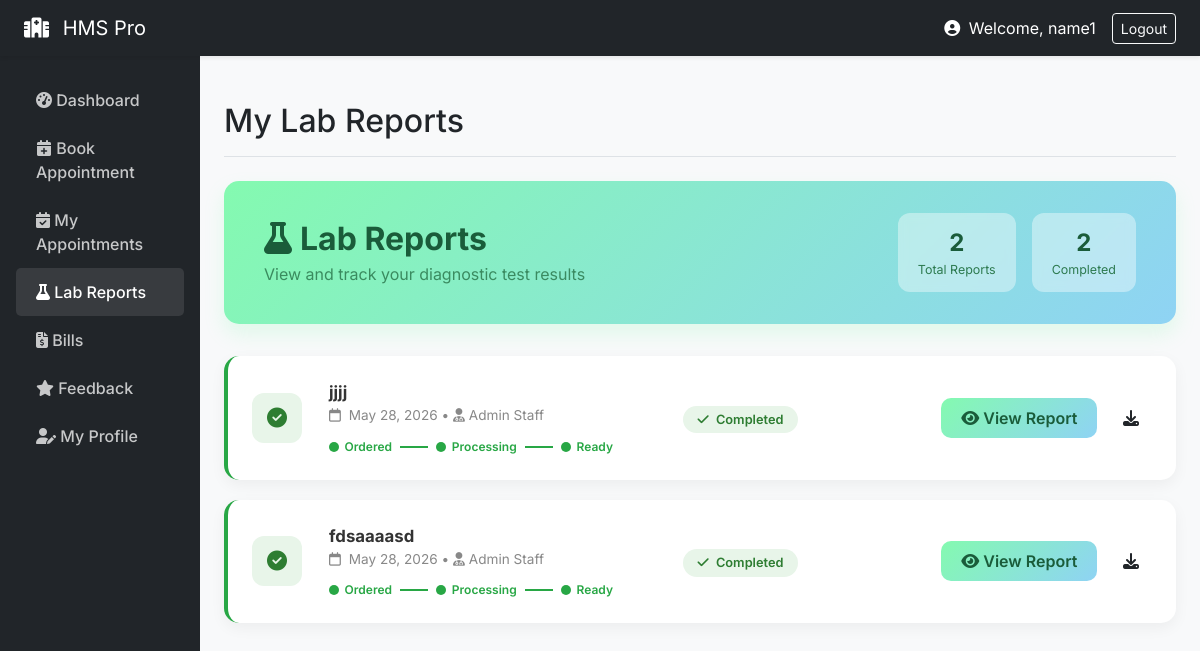
/patient/lab (signed in), run on the app's committed database.
### models/__init__.py (models this page shows, shortened)
class User(UserMixin, db.Model):
    id = db.Column(db.Integer, primary_key=True)
    email = db.Column(db.String(120), unique=True, nullable=False)
    name = db.Column(db.String(100), nullable=False)
    role = db.Column(db.String(20), nullable=False)
    password_hash = db.Column(db.String(200), nullable=False)
    age = db.Column(db.Integer)
    gender = db.Column(db.String(10))
    staff_role = db.Column(db.String(50))
    department = db.Column(db.String(50))
    staff_id = db.Column(db.String(20))
    created_at = db.Column(db.DateTime, default=datetime.utcnow)

class LabReport(db.Model):
    id = db.Column(db.Integer, primary_key=True)
    patient_id = db.Column(db.Integer, db.ForeignKey('user.id'))
    doctor_id = db.Column(db.Integer, db.ForeignKey('user.id'))
    test_name = db.Column(db.String(100))
    file_path = db.Column(db.String(255))
    status = db.Column(db.String(20), default='Pending')
    created_at = db.Column(db.DateTime, default=datetime.utcnow)
    patient = db.relationship('User', foreign_keys=[patient_id])
    doctor = db.relationship('User', foreign_keys=[doctor_id])

### routes/patient.py (the view)
@patient_bp.route('/lab')
def lab():
    reports = LabReport.query.filter_by(patient_id=current_user.id).all()
    total_reports = len(reports)
    completed_reports = sum(1 for r in reports if r.status == 'Completed')
    return render_template('patient_lab.html',
                           reports=reports,
                           total_reports=total_reports,
                           completed_reports=completed_reports)

### models/__init__.py (called while the page is built)
@login_manager.user_loader
def load_user(user_id):
    return User.query.get(int(user_id))

### routes/patient.py (called while the page is built)
def patient_required(f):
    @wraps(f)
    def decorated_function(*args, **kwargs):
        if current_user.role != 'patient':
            flash('Patient access only', 'danger')
            return redirect(url_for('auth.login'))
        return f(*args, **kwargs)
    return decorated_function

@patient_bp.before_request
@login_required
@patient_required
def before_request():
    pass

### templates/patient_lab.html (shortened to what this page needs)
{% extends "base.html" %}
{% block page_title %}My Lab Reports{% endblock %}
{% block content %}
<div class="lab-header">
    <div>
        <h2><i class="fas fa-flask me-2"></i>Lab Reports</h2>
        <p>View and track your diagnostic test results</p>
    </div>
    <div class="d-flex gap-3">
        <div class="stat-bubble">
            <div class="number">{{ total_reports }}</div>
            <div class="label">Total Reports</div>
        </div>
        <div class="stat-bubble">
            <div class="number">{{ completed_reports }}</div>
            <div class="label">Completed</div>
        </div>
    </div>
</div>
{% if reports|length == 0 %}
<div class="empty-state">
    <i class="fas fa-microscope"></i>
    <h5>No Lab Reports Yet</h5>
    <p>Your lab reports will appear here once ordered by your doctor.</p>
</div>
{% else %}
{% for report in reports %}
{% set status_class = 'completed' if report.status == 'Completed' else ('processing' if report.status == 'Processing' else 'pending') %}
<div class="report-card {{ status_class }}">
    <div class="card-body">
        <div class="row align-items-center">
            <div class="col-md-1">
                <div class="test-icon {{ status_class }}">
                    {% if report.status == 'Completed' %}
                        <i class="fas fa-check-circle"></i>
                    {% elif report.status == 'Processing' %}
                        <i class="fas fa-spinner fa-spin"></i>
                    {% else %}
                        <i class="fas fa-clock"></i>
                    {% endif %}
                </div>
            </div>
            <div class="col-md-4">
                <div class="test-name">{{ report.test_name or 'Lab Test' }}</div>
                <div class="test-meta">
                    <i class="far fa-calendar me-1"></i>
                    {{ report.created_at.strftime('%b %d, %Y') if report.created_at else 'N/A' }}
                    {% if report.doctor %}
                     • <i class="fas fa-user-md me-1"></i>{{ report.doctor.name }}
                    {% endif %}
                </div>
                <div class="status-stepper">
                    <div class="step active"><span class="step-dot"></span> Ordered</div>
                    <div class="step-line {{ 'active' if report.status in ['Processing', 'Completed'] }}"></div>
                    <div class="step {{ 'active' if report.status in ['Processing', 'Completed'] }}"><span class="step-dot"></span> Processing</div>
                    <div class="step-line {{ 'active' if report.status == 'Completed' }}"></div>
                    <div class="step {{ 'active' if report.status == 'Completed' }}"><span class="step-dot"></span> Ready</div>
                </div>
            </div>
            <div class="col-md-3 text-center">
                <span class="badge-lab badge-{{ status_class }}">
                    {% if report.status == 'Completed' %}
                        <i class="fas fa-check me-1"></i>
                    {% elif report.status == 'Processing' %}
                        <i class="fas fa-cog fa-spin me-1"></i>
                    {% else %}
                        <i class="fas fa-hourglass-half me-1"></i>
                    {% endif %}
                    {{ report.status }}
                </span>
            </div>
            <div class="col-md-4 text-end">
                {% if report.file_path and report.status == 'Completed' %}
                <a href="{{ url_for('static', filename='uploads/lab_reports/' + report.file_path) }}" class="btn btn-view-report me-2" target="_blank">
                    <i class="fas fa-eye me-1"></i>View Report
                </a>
                <a href="{{ url_for('static', filename='uploads/lab_reports/' + report.file_path) }}" class="btn btn-download" download>
                    <i class="fas fa-download"></i>
                </a>
                {% elif report.status == 'Completed' %}
                <span class="text-muted small"><i class="fas fa-info-circle me-1"></i>Report available at front desk</span>
                {% else %}
                <span class="text-muted small"><i class="fas fa-hourglass-half me-1"></i>Results awaited...</span>
                {% endif %}
            </div>
        </div>
    </div>
</div>
{% endfor %}
{% endif %}
{% endblock %}

### templates/base.html (shortened to what this page needs)
<!doctype html>
<html lang="en">
<head>
  <link href="https://cdn.jsdelivr.net/npm/bootstrap@5.3.0/dist/css/bootstrap.min.css" rel="stylesheet">
  <link rel="stylesheet" href="https://cdnjs.cloudflare.com/ajax/libs/font-awesome/6.4.0/css/all.min.css">
</head>
<body>
{% if current_user.is_authenticated %}
<nav class="navbar navbar-dark bg-dark sticky-top shadow-sm">
  <div class="container-fluid px-4">
    <a class="navbar-brand" href="/"><i class="fas fa-hospital me-2"></i> HMS Pro</a>
    <div class="d-flex align-items-center text-white">
      <span class="me-3">
        <i class="fas fa-user-circle me-1"></i> Welcome, {{ current_user.name.split('@')[0] if '@' in current_user.name else current_user.name }}
      </span>
      <a class="btn btn-outline-light btn-sm" href="{{ url_for('auth.logout') }}">Logout</a>
    </div>
  </div>
</nav>
{% endif %}
<div id="main-wrapper">
    {% if not current_user.is_authenticated %}
        <div class="container mt-5">
    {% else %}
        <div class="container-fluid">
            <div class="row">
                <nav class="col-md-2 d-none d-md-block sidebar px-3">
                    <ul class="nav flex-column">
                        {% if current_user.role == 'staff' %}
                            <li class="nav-item">
                                <a class="nav-link {{ 'active' if request.endpoint == 'staff.dashboard' else '' }}" href="{{ url_for('staff.dashboard') }}"><i class="fas fa-tachometer-alt"></i> Dashboard</a>
                            </li>
                            <li class="nav-item">
                                <a class="nav-link {{ 'active' if request.endpoint == 'staff.patients' else '' }}" href="{{ url_for('staff.patients') }}"><i class="fas fa-users"></i> Patients</a>
                            </li>
                            <li class="nav-item">
                                <a class="nav-link {{ 'active' if request.endpoint == 'staff.doctors' else '' }}" href="{{ url_for('staff.doctors') }}"><i class="fas fa-user-md"></i> Doctors</a>
                            </li>
                            <li class="nav-item">
                                <a class="nav-link {{ 'active' if request.endpoint == 'staff.appointments' else '' }}" href="{{ url_for('staff.appointments') }}"><i class="fas fa-calendar-check"></i> Appointments</a>
                            </li>
                            <li class="nav-item">
                                <a class="nav-link {{ 'active' if request.endpoint == 'staff.rooms' else '' }}" href="{{ url_for('staff.rooms') }}"><i class="fas fa-bed"></i> Rooms</a>
                            </li>
                            <li class="nav-item">
                                <a class="nav-link {{ 'active' if request.endpoint == 'staff.lab' else '' }}" href="{{ url_for('staff.lab') }}"><i class="fas fa-flask"></i> Lab Reports</a>
                            </li>
                            <li class="nav-item">
                                <a class="nav-link {{ 'active' if request.endpoint == 'staff.billing' else '' }}" href="{{ url_for('staff.billing') }}"><i class="fas fa-file-invoice-dollar"></i> Billing</a>
                            </li>
                            <li class="nav-item">
                                <a class="nav-link {{ 'active' if request.endpoint == 'staff.inventory' else '' }}" href="{{ url_for('staff.inventory') }}"><i class="fas fa-boxes"></i> Inventory</a>
                            </li>
                            <li class="nav-item">
                                <a class="nav-link {{ 'active' if request.endpoint == 'staff.feedback' else '' }}" href="{{ url_for('staff.feedback') }}"><i class="fas fa-star"></i> Feedback</a>
                            </li>
                            <li class="nav-item">
                                <a class="nav-link {{ 'active' if request.endpoint == 'staff.records' else '' }}" href="{{ url_for('staff.records') }}"><i class="fas fa-notes-medical"></i> Records</a>
                            </li>
                        {% elif current_user.role == 'patient' %}
                            <li class="nav-item">
                                <a class="nav-link {{ 'active' if request.endpoint == 'patient.dashboard' else '' }}" href="{{ url_for('patient.dashboard') }}"><i class="fas fa-tachometer-alt"></i> Dashboard</a>
                            </li>
                            <li class="nav-item">
                                <a class="nav-link {{ 'active' if request.endpoint == 'patient.book' else '' }}" href="{{ url_for('patient.book') }}"><i class="fas fa-calendar-plus"></i> Book Appointment</a>
                            </li>
                            <li class="nav-item">
                                <a class="nav-link {{ 'active' if request.endpoint == 'patient.appointments' else '' }}" href="{{ url_for('patient.appointments') }}"><i class="fas fa-calendar-check"></i> My Appointments</a>
                            </li>
                            <li class="nav-item">
                                <a class="nav-link {{ 'active' if request.endpoint == 'patient.lab' else '' }}" href="{{ url_for('patient.lab') }}"><i class="fas fa-flask"></i> Lab Reports</a>
                            </li>
                            <li class="nav-item">
                                <a class="nav-link {{ 'active' if request.endpoint == 'patient.billing' else '' }}" href="{{ url_for('patient.billing') }}"><i class="fas fa-file-invoice-dollar"></i> Bills</a>
                            </li>
                            <li class="nav-item">
                                <a class="nav-link {{ 'active' if request.endpoint == 'patient.feedback' else '' }}" href="{{ url_for('patient.feedback') }}"><i class="fas fa-star"></i> Feedback</a>
                            </li>
                            <li class="nav-item">
                                <a class="nav-link {{ 'active' if request.endpoint == 'patient.profile' else '' }}" href="{{ url_for('patient.profile') }}"><i class="fas fa-user-edit"></i> My Profile</a>
                            </li>
                        {% endif %}
                    </ul>
                </nav>
                <main class="col-md-10 ms-sm-auto px-md-4 main-content">
                    <div class="d-flex justify-content-between flex-wrap flex-md-nowrap align-items-center pt-3 pb-2 mb-4 border-bottom">
                        <h1 class="h2">{% block page_title %}{% endblock %}</h1>
                    </div>
    {% endif %}
    {% block content %}{% endblock %}
    {% if current_user.is_authenticated %}
                </main>
            </div>
        </div>
    {% else %}
        </div>
    {% endif %}
</div>
</body>
</html>

### templates/base.html (style rules this page uses)
body { background-color: #f8f9fa; font-family: 'Inter', sans-serif; }
.sidebar { min-height: 100vh; background-color: #212529; color: white; padding-top: 20px; }
.sidebar .nav-link { color: rgba(255,255,255,.75); padding: 12px 20px; font-weight: 500; }
.sidebar .nav-link:hover, .sidebar .nav-link.active { color: white; background-color: rgba(255,255,255,.1); border-radius: 5px; }
.main-content { padding: 30px; }

### templates/patient_lab.html (style rules this page uses)
.lab-header { background: linear-gradient(135deg, #84fab0 0%, #8fd3f4 100%); color: white; border-radius: 15px; padding: 2rem 2.5rem; margin-bottom: 2rem; box-shadow: 0 10px 20px rgba(132, 250, 176, 0.2); display: flex; align-items: center; justify-content: space-between; flex-wrap: wrap; gap: 1rem; }
.lab-header h2 { font-weight: 700; margin: 0; color: #1a5c3a; }
.lab-header p { opacity: 0.85; margin: 0.25rem 0 0; color: #2d7a4f; }
.stat-bubble { background: rgba(255,255,255,0.4); backdrop-filter: blur(5px); border-radius: 12px; padding: 0.75rem 1.25rem; text-align: center; min-width: 100px; }
.stat-bubble .number { font-size: 1.5rem; font-weight: 700; color: #1a5c3a; }
.stat-bubble .label { font-size: 0.78rem; color: #2d7a4f; }
.report-card { background: white; border-radius: 15px; border: none; box-shadow: 0 5px 15px rgba(0,0,0,0.05); margin-bottom: 1.25rem; transition: all 0.3s ease; overflow: hidden; border-left: 4px solid transparent; }
.report-card.completed { border-left-color: #28a745; }
.report-card .card-body { padding: 1.5rem; }
.test-icon { width: 50px; height: 50px; border-radius: 12px; display: flex; align-items: center; justify-content: center; font-size: 1.25rem; flex-shrink: 0; }
.test-icon.completed { background: #e8f5e9; color: #2e7d32; }
.test-name { font-weight: 700; color: #333; font-size: 1.05rem; }
.test-meta { font-size: 0.85rem; color: #888; }
.badge-lab { padding: 0.4rem 0.9rem; border-radius: 50px; font-weight: 600; font-size: 0.8rem; }
.badge-completed { background: #e8f5e9; color: #2e7d32; }
.btn-view-report { background: linear-gradient(135deg, #84fab0 0%, #8fd3f4 100%); border: none; color: #1a5c3a; border-radius: 10px; padding: 0.5rem 1.25rem; font-weight: 600; transition: all 0.3s; }
.status-stepper { display: flex; align-items: center; gap: 0.5rem; margin-top: 0.75rem; }
.step { display: flex; align-items: center; gap: 0.35rem; font-size: 0.75rem; color: #adb5bd; }
.step.active { color: #28a745; font-weight: 600; }
.step-dot { width: 10px; height: 10px; border-radius: 50%; background: #dee2e6; }
.step.active .step-dot { background: #28a745; }
.step-line { width: 30px; height: 2px; background: #dee2e6; }
.step.active + .step-line, .step-line.active { background: #28a745; }

### data on the page
User: name "name1"
LabReport: test_name "jjjj", created_at "May 28, 2026", doctor.name "Admin Staff", status "Completed"
LabReport: test_name "fdsaaaasd", created_at "May 28, 2026", doctor.name "Admin Staff", status "Completed"

### other printed values
{{ total_reports }} "2"
{{ completed_reports }} "2"
